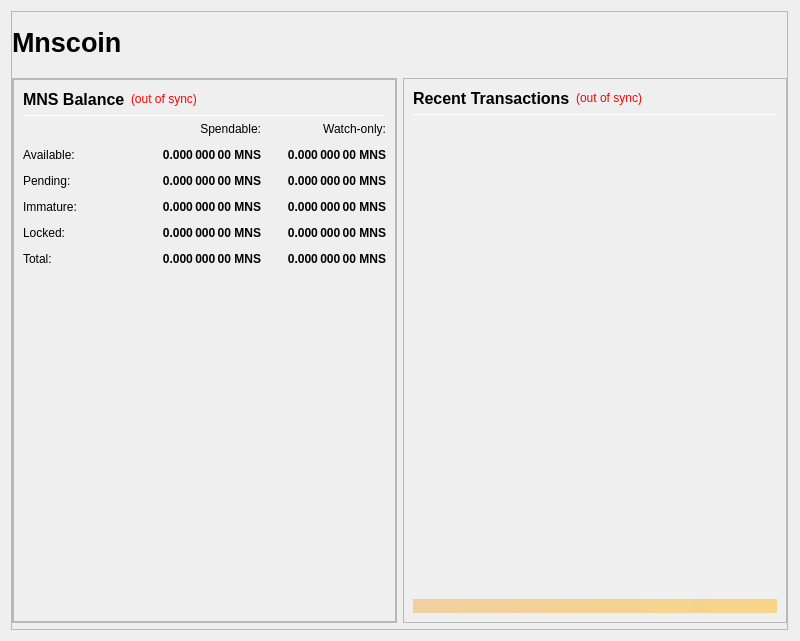
<?xml version="1.0" encoding="UTF-8"?>
<ui version="4.0">
 <class>OverviewPage</class>
 <widget class="QWidget" name="OverviewPage">
  <property name="geometry">
   <rect>
    <x>0</x>
    <y>0</y>
    <width>800</width>
    <height>641</height>
   </rect>
  </property>
  <property name="minimumSize">
   <size>
    <width>800</width>
    <height>300</height>
   </size>
  </property>
  <property name="windowTitle">
   <string>Form</string>
  </property>
  <layout class="QVBoxLayout" name="topLayout" stretch="1">
   <property name="rightMargin">
    <number>12</number>
   </property>
   <item>
    <widget class="QFrame" name="frame_BG">
     <property name="minimumSize">
      <size>
       <width>750</width>
       <height>410</height>
      </size>
     </property>
     <property name="maximumSize">
      <size>
       <width>16777215</width>
       <height>16777215</height>
      </size>
     </property>
     <property name="frameShape">
      <enum>QFrame::StyledPanel</enum>
     </property>
     <property name="frameShadow">
      <enum>QFrame::Raised</enum>
     </property>
     <layout class="QVBoxLayout" name="verticalLayout_3" stretch="1">
      <property name="leftMargin">
       <number>0</number>
      </property>
      <property name="topMargin">
       <number>0</number>
      </property>
      <property name="rightMargin">
       <number>0</number>
      </property>
      <property name="bottomMargin">
       <number>6</number>
      </property>
      <item>
       <layout class="QVBoxLayout" name="verticalLayout_Master" stretch="0,1">
        <property name="leftMargin">
         <number>0</number>
        </property>
        <property name="topMargin">
         <number>0</number>
        </property>
        <property name="rightMargin">
         <number>0</number>
        </property>
        <property name="bottomMargin">
         <number>0</number>
        </property>
        <item>
         <widget class="QFrame" name="frame_Header">
          <layout class="QVBoxLayout" name="verticalLayout_Header" stretch="0">
           <property name="leftMargin">
            <number>0</number>
           </property>
           <property name="topMargin">
            <number>0</number>
           </property>
           <property name="rightMargin">
            <number>0</number>
           </property>
           <property name="bottomMargin">
            <number>0</number>
           </property>
           <item>
            <layout class="QHBoxLayout" name="horizontalLayout_Header" stretch="1,0,1">
             <property name="spacing">
              <number>6</number>
             </property>
             <item>
              <widget class="QLabel" name="labelOverviewHeaderLeft">
               <property name="minimumSize">
                <size>
                 <width>464</width>
                 <height>60</height>
                </size>
               </property>
               <property name="maximumSize">
                <size>
                 <width>16777215</width>
                 <height>60</height>
                </size>
               </property>
               <property name="font">
                <font>
                 <pointsize>20</pointsize>
                 <weight>75</weight>
                 <bold>true</bold>
                </font>
               </property>
               <property name="text">
                <string>Mnscoin</string>
               </property>
               <property name="alignment">
                <set>Qt::AlignLeading|Qt::AlignLeft|Qt::AlignVCenter</set>
               </property>
              </widget>
             </item>
             <item>
              <spacer name="horizontalSpacer_Header">
               <property name="orientation">
                <enum>Qt::Horizontal</enum>
               </property>
               <property name="sizeHint" stdset="0">
                <size>
                 <width>40</width>
                 <height>20</height>
                </size>
               </property>
              </spacer>
             </item>
             <item>
              <widget class="QLabel" name="labelOverviewHeaderRight">
               <property name="minimumSize">
                <size>
                 <width>464</width>
                 <height>60</height>
                </size>
               </property>
               <property name="maximumSize">
                <size>
                 <width>16777215</width>
                 <height>60</height>
                </size>
               </property>
               <property name="font">
                <font>
                 <pointsize>14</pointsize>
                </font>
               </property>
               <property name="text">
                <string/>
               </property>
               <property name="alignment">
                <set>Qt::AlignRight|Qt::AlignTrailing|Qt::AlignVCenter</set>
               </property>
              </widget>
             </item>
            </layout>
           </item>
          </layout>
         </widget>
        </item>
        <item>
         <widget class="QFrame" name="frame_Content">
          <layout class="QVBoxLayout" name="verticalLayout_Content">
           <property name="leftMargin">
            <number>0</number>
           </property>
           <property name="topMargin">
            <number>0</number>
           </property>
           <property name="rightMargin">
            <number>0</number>
           </property>
           <property name="bottomMargin">
            <number>0</number>
           </property>
           <item>
            <layout class="QHBoxLayout" name="horizontalLayout_Content" stretch="1,1">
             <property name="spacing">
              <number>6</number>
             </property>
             <item>
              <layout class="QVBoxLayout" name="verticalLayout_left" stretch="1">
               <item>
                <widget class="QFrame" name="frameObfuscation">
                 <property name="minimumSize">
                  <size>
                   <width>0</width>
                   <height>0</height>
                  </size>
                 </property>
                 <property name="frameShape">
                  <enum>QFrame::StyledPanel</enum>
                 </property>
                 <property name="frameShadow">
                  <enum>QFrame::Raised</enum>
                 </property>
                 <layout class="QVBoxLayout" name="verticalLayout" stretch="0">
                  <property name="leftMargin">
                   <number>0</number>
                  </property>
                  <property name="topMargin">
                   <number>0</number>
                  </property>
                  <property name="rightMargin">
                   <number>0</number>
                  </property>
                  <property name="bottomMargin">
                   <number>0</number>
                  </property>
                  <item>
                   <widget class="QFrame" name="frame_Balances">
                    <property name="frameShape">
                     <enum>QFrame::StyledPanel</enum>
                    </property>
                    <property name="frameShadow">
                     <enum>QFrame::Raised</enum>
                    </property>
                    <layout class="QVBoxLayout" name="verticalLayout_4">
                     <item>
                      <layout class="QHBoxLayout" name="horizontalLayout_4">
                       <item>
                        <widget class="QLabel" name="label_5">
                         <property name="minimumSize">
                          <size>
                           <width>0</width>
                           <height>20</height>
                          </size>
                         </property>
                         <property name="font">
                          <font>
                           <pointsize>12</pointsize>
                           <weight>75</weight>
                           <bold>true</bold>
                          </font>
                         </property>
                         <property name="text">
                          <string>MNS Balance</string>
                         </property>
                        </widget>
                       </item>
                       <item>
                        <widget class="QLabel" name="labelWalletStatus">
                         <property name="cursor">
                          <cursorShape>WhatsThisCursor</cursorShape>
                         </property>
                         <property name="toolTip">
                          <string>The displayed information may be out of date. Your wallet automatically synchronizes with the MNS network after a connection is established, but this process has not completed yet.</string>
                         </property>
                         <property name="styleSheet">
                          <string notr="true">QLabel { color: red; }</string>
                         </property>
                         <property name="text">
                          <string notr="true">(out of sync)</string>
                         </property>
                         <property name="alignment">
                          <set>Qt::AlignLeading|Qt::AlignLeft|Qt::AlignVCenter</set>
                         </property>
                        </widget>
                       </item>
                       <item>
                        <spacer name="horizontalSpacer_3">
                         <property name="orientation">
                          <enum>Qt::Horizontal</enum>
                         </property>
                         <property name="sizeHint" stdset="0">
                          <size>
                           <width>40</width>
                           <height>20</height>
                          </size>
                         </property>
                        </spacer>
                       </item>
                      </layout>
                     </item>
                     <item>
                      <widget class="Line" name="line_Balance">
                       <property name="minimumSize">
                        <size>
                         <width>0</width>
                         <height>1</height>
                        </size>
                       </property>
                       <property name="maximumSize">
                        <size>
                         <width>16777215</width>
                         <height>1</height>
                        </size>
                       </property>
                       <property name="orientation">
                        <enum>Qt::Horizontal</enum>
                       </property>
                      </widget>
                     </item>
                     <item>
                      <layout class="QGridLayout" name="gridLayout">
                       <property name="spacing">
                        <number>12</number>
                       </property>
                       <item row="5" column="0">
                        <widget class="QLabel" name="labelTotalText">
                         <property name="toolTip">
                          <string>Your current MNS balance, unconfirmed and immature transactions included</string>
                         </property>
                         <property name="text">
                          <string>Total:</string>
                         </property>
                        </widget>
                       </item>
                       <item row="5" column="2">
                        <widget class="QLabel" name="labelWatchTotal">
                         <property name="font">
                          <font>
                           <weight>75</weight>
                           <bold>true</bold>
                          </font>
                         </property>
                         <property name="cursor">
                          <cursorShape>IBeamCursor</cursorShape>
                         </property>
                         <property name="toolTip">
                          <string>Current total balance in watch-only addresses</string>
                         </property>
                         <property name="text">
                          <string notr="true">0.000 000 00 MNS</string>
                         </property>
                         <property name="alignment">
                          <set>Qt::AlignRight|Qt::AlignTrailing|Qt::AlignVCenter</set>
                         </property>
                         <property name="textInteractionFlags">
                          <set>Qt::LinksAccessibleByMouse|Qt::TextSelectableByKeyboard|Qt::TextSelectableByMouse</set>
                         </property>
                        </widget>
                       </item>
                       <item row="0" column="2">
                        <widget class="QLabel" name="labelWatchonly">
                         <property name="text">
                          <string>Watch-only:</string>
                         </property>
                         <property name="alignment">
                          <set>Qt::AlignRight|Qt::AlignTrailing|Qt::AlignVCenter</set>
                         </property>
                        </widget>
                       </item>
                       <item row="0" column="1">
                        <widget class="QLabel" name="labelSpendable">
                         <property name="text">
                          <string>Spendable:</string>
                         </property>
                         <property name="alignment">
                          <set>Qt::AlignRight|Qt::AlignTrailing|Qt::AlignVCenter</set>
                         </property>
                        </widget>
                       </item>
                       <item row="2" column="1">
                        <widget class="QLabel" name="labelUnconfirmed">
                         <property name="font">
                          <font>
                           <weight>75</weight>
                           <bold>true</bold>
                          </font>
                         </property>
                         <property name="cursor">
                          <cursorShape>IBeamCursor</cursorShape>
                         </property>
                         <property name="toolTip">
                          <string>Total of transactions that have yet to be confirmed, and do not yet count toward the spendable balance</string>
                         </property>
                         <property name="text">
                          <string notr="true">0.000 000 00 MNS</string>
                         </property>
                         <property name="alignment">
                          <set>Qt::AlignRight|Qt::AlignTrailing|Qt::AlignVCenter</set>
                         </property>
                         <property name="textInteractionFlags">
                          <set>Qt::LinksAccessibleByMouse|Qt::TextSelectableByKeyboard|Qt::TextSelectableByMouse</set>
                         </property>
                        </widget>
                       </item>
                       <item row="4" column="0">
                        <widget class="QLabel" name="labelLockedBalanceText">
                         <property name="toolTip">
                          <string>Locked MNS or Masternode collaterals.</string>
                         </property>
                         <property name="text">
                          <string>Locked:</string>
                         </property>
                        </widget>
                       </item>
                       <item row="2" column="0">
                        <widget class="QLabel" name="labelPendingText">
                         <property name="text">
                          <string>Pending:</string>
                         </property>
                        </widget>
                       </item>
                       <item row="1" column="1">
                        <widget class="QLabel" name="labelBalance">
                         <property name="font">
                          <font>
                           <weight>75</weight>
                           <bold>true</bold>
                          </font>
                         </property>
                         <property name="cursor">
                          <cursorShape>IBeamCursor</cursorShape>
                         </property>
                         <property name="toolTip">
                          <string>Your current spendable balance</string>
                         </property>
                         <property name="text">
                          <string notr="true">0.000 000 00 MNS</string>
                         </property>
                         <property name="alignment">
                          <set>Qt::AlignRight|Qt::AlignTrailing|Qt::AlignVCenter</set>
                         </property>
                         <property name="textInteractionFlags">
                          <set>Qt::LinksAccessibleByMouse|Qt::TextSelectableByKeyboard|Qt::TextSelectableByMouse</set>
                         </property>
                        </widget>
                       </item>
                       <item row="3" column="2">
                        <widget class="QLabel" name="labelWatchImmature">
                         <property name="font">
                          <font>
                           <weight>75</weight>
                           <bold>true</bold>
                          </font>
                         </property>
                         <property name="cursor">
                          <cursorShape>IBeamCursor</cursorShape>
                         </property>
                         <property name="toolTip">
                          <string>Staked or masternode rewards in watch-only addresses that has not yet matured</string>
                         </property>
                         <property name="text">
                          <string notr="true">0.000 000 00 MNS</string>
                         </property>
                         <property name="alignment">
                          <set>Qt::AlignRight|Qt::AlignTrailing|Qt::AlignVCenter</set>
                         </property>
                         <property name="textInteractionFlags">
                          <set>Qt::LinksAccessibleByMouse|Qt::TextSelectableByKeyboard|Qt::TextSelectableByMouse</set>
                         </property>
                        </widget>
                       </item>
                       <item row="1" column="0">
                        <widget class="QLabel" name="labelBalanceText">
                         <property name="text">
                          <string>Available:</string>
                         </property>
                        </widget>
                       </item>
                       <item row="4" column="2">
                        <widget class="QLabel" name="labelWatchLocked">
                         <property name="font">
                          <font>
                           <weight>75</weight>
                           <bold>true</bold>
                          </font>
                         </property>
                         <property name="cursor">
                          <cursorShape>IBeamCursor</cursorShape>
                         </property>
                         <property name="toolTip">
                          <string>Current locked balance in watch-only addresses</string>
                         </property>
                         <property name="text">
                          <string notr="true">0.000 000 00 MNS</string>
                         </property>
                         <property name="alignment">
                          <set>Qt::AlignRight|Qt::AlignTrailing|Qt::AlignVCenter</set>
                         </property>
                         <property name="textInteractionFlags">
                          <set>Qt::LinksAccessibleByMouse|Qt::TextSelectableByKeyboard|Qt::TextSelectableByMouse</set>
                         </property>
                        </widget>
                       </item>
                       <item row="3" column="0">
                        <widget class="QLabel" name="labelImmatureText">
                         <property name="text">
                          <string>Immature:</string>
                         </property>
                        </widget>
                       </item>
                       <item row="5" column="1">
                        <widget class="QLabel" name="labelTotal">
                         <property name="font">
                          <font>
                           <weight>75</weight>
                           <bold>true</bold>
                          </font>
                         </property>
                         <property name="cursor">
                          <cursorShape>IBeamCursor</cursorShape>
                         </property>
                         <property name="toolTip">
                          <string>Your current MNS balance, unconfirmed and immature transactions included</string>
                         </property>
                         <property name="text">
                          <string notr="true">0.000 000 00 MNS</string>
                         </property>
                         <property name="alignment">
                          <set>Qt::AlignRight|Qt::AlignTrailing|Qt::AlignVCenter</set>
                         </property>
                         <property name="textInteractionFlags">
                          <set>Qt::LinksAccessibleByMouse|Qt::TextSelectableByKeyboard|Qt::TextSelectableByMouse</set>
                         </property>
                        </widget>
                       </item>
                       <item row="1" column="2">
                        <widget class="QLabel" name="labelWatchAvailable">
                         <property name="font">
                          <font>
                           <weight>75</weight>
                           <bold>true</bold>
                          </font>
                         </property>
                         <property name="cursor">
                          <cursorShape>IBeamCursor</cursorShape>
                         </property>
                         <property name="toolTip">
                          <string>Your current balance in watch-only addresses</string>
                         </property>
                         <property name="text">
                          <string notr="true">0.000 000 00 MNS</string>
                         </property>
                         <property name="alignment">
                          <set>Qt::AlignRight|Qt::AlignTrailing|Qt::AlignVCenter</set>
                         </property>
                         <property name="textInteractionFlags">
                          <set>Qt::LinksAccessibleByMouse|Qt::TextSelectableByKeyboard|Qt::TextSelectableByMouse</set>
                         </property>
                        </widget>
                       </item>
                       <item row="3" column="1">
                        <widget class="QLabel" name="labelImmature">
                         <property name="font">
                          <font>
                           <weight>75</weight>
                           <bold>true</bold>
                          </font>
                         </property>
                         <property name="cursor">
                          <cursorShape>IBeamCursor</cursorShape>
                         </property>
                         <property name="toolTip">
                          <string>Staked or masternode rewards that has not yet matured</string>
                         </property>
                         <property name="text">
                          <string notr="true">0.000 000 00 MNS</string>
                         </property>
                         <property name="alignment">
                          <set>Qt::AlignRight|Qt::AlignTrailing|Qt::AlignVCenter</set>
                         </property>
                         <property name="textInteractionFlags">
                          <set>Qt::LinksAccessibleByMouse|Qt::TextSelectableByKeyboard|Qt::TextSelectableByMouse</set>
                         </property>
                        </widget>
                       </item>
                       <item row="4" column="1">
                        <widget class="QLabel" name="labelLockedBalance">
                         <property name="font">
                          <font>
                           <weight>75</weight>
                           <bold>true</bold>
                          </font>
                         </property>
                         <property name="cursor">
                          <cursorShape>IBeamCursor</cursorShape>
                         </property>
                         <property name="toolTip">
                          <string>Locked MNS or Masternode collaterals.</string>
                         </property>
                         <property name="text">
                          <string notr="true">0.000 000 00 MNS</string>
                         </property>
                         <property name="alignment">
                          <set>Qt::AlignRight|Qt::AlignTrailing|Qt::AlignVCenter</set>
                         </property>
                         <property name="textInteractionFlags">
                          <set>Qt::LinksAccessibleByMouse|Qt::TextSelectableByKeyboard|Qt::TextSelectableByMouse</set>
                         </property>
                        </widget>
                       </item>
                       <item row="2" column="2">
                        <widget class="QLabel" name="labelWatchPending">
                         <property name="font">
                          <font>
                           <weight>75</weight>
                           <bold>true</bold>
                          </font>
                         </property>
                         <property name="cursor">
                          <cursorShape>IBeamCursor</cursorShape>
                         </property>
                         <property name="toolTip">
                          <string>Unconfirmed transactions to watch-only addresses</string>
                         </property>
                         <property name="text">
                          <string notr="true">0.000 000 00 MNS</string>
                         </property>
                         <property name="alignment">
                          <set>Qt::AlignRight|Qt::AlignTrailing|Qt::AlignVCenter</set>
                         </property>
                         <property name="textInteractionFlags">
                          <set>Qt::LinksAccessibleByMouse|Qt::TextSelectableByKeyboard|Qt::TextSelectableByMouse</set>
                         </property>
                        </widget>
                       </item>
                      </layout>
                     </item>
                     <item>
                      <spacer name="verticalSpacer">
                       <property name="orientation">
                        <enum>Qt::Vertical</enum>
                       </property>
                       <property name="sizeHint" stdset="0">
                        <size>
                         <width>20</width>
                         <height>40</height>
                        </size>
                       </property>
                      </spacer>
                     </item>
                    </layout>
                   </widget>
                  </item>
                 </layout>
                </widget>
               </item>
              </layout>
             </item>
             <item>
              <layout class="QVBoxLayout" name="verticalLayout_right" stretch="1">
               <item>
                <widget class="QFrame" name="frame_RecentTransactions">
                 <property name="minimumSize">
                  <size>
                   <width>0</width>
                   <height>0</height>
                  </size>
                 </property>
                 <property name="frameShape">
                  <enum>QFrame::StyledPanel</enum>
                 </property>
                 <property name="frameShadow">
                  <enum>QFrame::Raised</enum>
                 </property>
                 <layout class="QVBoxLayout" name="verticalLayout_1" stretch="0,0,0,0,0">
                  <item>
                   <layout class="QHBoxLayout" name="horizontalLayout_2">
                    <item>
                     <widget class="QLabel" name="label_4">
                      <property name="minimumSize">
                       <size>
                        <width>0</width>
                        <height>20</height>
                       </size>
                      </property>
                      <property name="font">
                       <font>
                        <pointsize>12</pointsize>
                        <weight>75</weight>
                        <bold>true</bold>
                       </font>
                      </property>
                      <property name="text">
                       <string>Recent Transactions</string>
                      </property>
                     </widget>
                    </item>
                    <item>
                     <widget class="QLabel" name="labelTransactionsStatus">
                      <property name="cursor">
                       <cursorShape>WhatsThisCursor</cursorShape>
                      </property>
                      <property name="toolTip">
                       <string>The displayed information may be out of date. Your wallet automatically synchronizes with the MNS network after a connection is established, but this process has not completed yet.</string>
                      </property>
                      <property name="styleSheet">
                       <string notr="true">QLabel { color: red; }</string>
                      </property>
                      <property name="text">
                       <string notr="true">(out of sync)</string>
                      </property>
                      <property name="alignment">
                       <set>Qt::AlignRight|Qt::AlignTrailing|Qt::AlignVCenter</set>
                      </property>
                     </widget>
                    </item>
                    <item>
                     <spacer name="horizontalSpacer">
                      <property name="orientation">
                       <enum>Qt::Horizontal</enum>
                      </property>
                      <property name="sizeHint" stdset="0">
                       <size>
                        <width>40</width>
                        <height>20</height>
                       </size>
                      </property>
                     </spacer>
                    </item>
                   </layout>
                  </item>
                  <item>
                   <widget class="Line" name="line">
                    <property name="minimumSize">
                     <size>
                      <width>0</width>
                      <height>1</height>
                     </size>
                    </property>
                    <property name="maximumSize">
                     <size>
                      <width>16777215</width>
                      <height>1</height>
                     </size>
                    </property>
                    <property name="orientation">
                     <enum>Qt::Horizontal</enum>
                    </property>
                   </widget>
                  </item>
                  <item>
                   <widget class="QListView" name="listTransactions">
                    <property name="minimumSize">
                     <size>
                      <width>0</width>
                      <height>0</height>
                     </size>
                    </property>
                    <property name="styleSheet">
                     <string notr="true">QListView { background: transparent; }</string>
                    </property>
                    <property name="frameShape">
                     <enum>QFrame::NoFrame</enum>
                    </property>
                    <property name="verticalScrollBarPolicy">
                     <enum>Qt::ScrollBarAlwaysOff</enum>
                    </property>
                    <property name="horizontalScrollBarPolicy">
                     <enum>Qt::ScrollBarAlwaysOff</enum>
                    </property>
                    <property name="selectionMode">
                     <enum>QAbstractItemView::NoSelection</enum>
                    </property>
                   </widget>
                  </item>
                  <item>
                   <spacer name="verticalSpacer_2">
                    <property name="orientation">
                     <enum>Qt::Vertical</enum>
                    </property>
                    <property name="sizeType">
                     <enum>QSizePolicy::Expanding</enum>
                    </property>
                    <property name="sizeHint" stdset="0">
                     <size>
                      <width>20</width>
                      <height>40</height>
                     </size>
                    </property>
                   </spacer>
                  </item>
                  <item>
                   <widget class="QLabel" name="labelAlerts">
                    <property name="maximumSize">
                     <size>
                      <width>16777215</width>
                      <height>16777215</height>
                     </size>
                    </property>
                    <property name="styleSheet">
                     <string notr="true">background-color: qlineargradient(x1: 0, y1: 0, x2: 1, y2: 0, stop:0 #F0D0A0, stop:1 #F8D488); color:#000000;</string>
                    </property>
                    <property name="text">
                     <string/>
                    </property>
                    <property name="wordWrap">
                     <bool>true</bool>
                    </property>
                    <property name="margin">
                     <number>3</number>
                    </property>
                   </widget>
                  </item>
                 </layout>
                </widget>
               </item>
              </layout>
             </item>
            </layout>
           </item>
          </layout>
         </widget>
        </item>
       </layout>
      </item>
     </layout>
    </widget>
   </item>
  </layout>
 </widget>
 <resources/>
 <connections/>
</ui>
